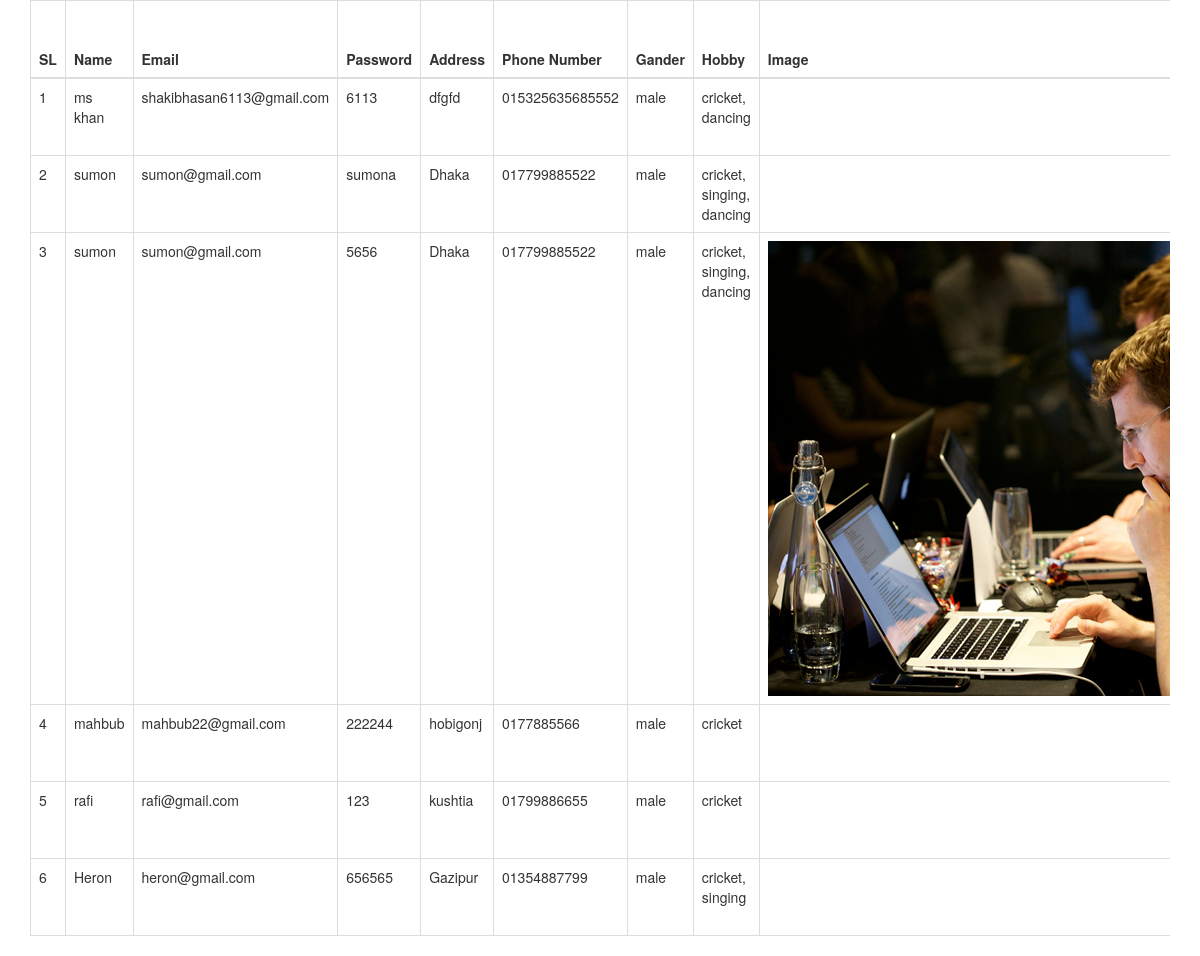
The page / on the database its author committed.
### tables this page shows
CREATE TABLE `user_info` (
  `id` int(11) NOT NULL,
  `name` varchar(30) NOT NULL,
  `email` varchar(30) NOT NULL,
  `password` varchar(30) NOT NULL,
  `address` varchar(40) NOT NULL,
  `mobile` varchar(40) NOT NULL,
  `gender` varchar(40) NOT NULL,
  `hobby` varchar(40) NOT NULL,
  `image_name` varchar(40) NOT NULL,
  `dob` varchar(40) NOT NULL
);

### index.php (the view, shortened to what this page needs)
<?php
$db = new PDO('mysql:host=localhost;dbname=bitm-joy;charset=utf8mb4', 'root', '');
 $query = "SELECT * FROM `user_info`";
 $stmt = $db->query($query);
 $data = $stmt->fetchAll(PDO::FETCH_ASSOC);
?>
<!DOCTYPE html>
<html lang="en">
<head>
    <link rel="stylesheet" href="css/bootstrap.min.css">
    <link rel="stylesheet" href="css/bootstrap-theme.css">
    <link rel="stylesheet" href="css/style.css">
</head>
<body>
    <div class="container">
        <div class="table-responsive">
    <table class="table table-bordered">
        <thead>
            <tr>
                <th>SL</th>
                <th>Name</th>
                <th>Email</th>
                <th>Password</th>
                <th>Address</th>
                <th>Phone Number</th>
                <th>Gander</th>
                <th>Hobby</th>
                <th>Image</th>
            </tr>
        </thead>
        <tbode>
           <?php
            $sl = 0;
            foreach($data as $user){
            $sl++;
            ?>
            <tr>
                <td><?php echo $sl; ?></td>
                <td><?php echo $user['name']; ?></td>
                <td><?php echo $user['email']; ?></td>
                <td><?php echo $user['password']; ?></td>
                <td><?php echo $user['address']; ?></td>
                <td><?php echo $user['mobile']; ?></td>
                <td><?php echo $user['gender']; ?></td>
                <td><?php echo $user['hobby']; ?></td>
                <td><img src="uploads/<?php echo $user['image_name']; ?>" alt=""></td>
            </tr>
            <?php } ?>
        </tbode>
    </table>
        </div>
    </div>
</body>
</html>

### css/style.css (style rules this page uses)
table tr td { padding: 6px 2px; }

### rows shown on the page
user_info: name "ms khan", email "shakibhasan6113@gmail.com", password "6113", address "dfgfd", mobile "015325635685552", gender "male", hobby "cricket, dancing"
user_info: name "sumon", email "sumon@gmail.com", password "sumona", address "Dhaka", mobile "017799885522", gender "male", hobby "cricket, singing, dancing"
user_info: name "sumon", email "sumon@gmail.com", password "5656", address "Dhaka", mobile "017799885522", gender "male", hobby "cricket, singing, dancing", image_name (picture)
user_info: name "mahbub", email "mahbub22@gmail.com", password "222244", address "hobigonj", mobile "0177885566", gender "male", hobby "cricket"
user_info: name "rafi", email "rafi@gmail.com", password "123", address "kushtia", mobile "01799886655", gender "male", hobby "cricket"
user_info: name "Heron", email "heron@gmail.com", password "656565", address "Gazipur", mobile "01354887799", gender "male", hobby "cricket, singing"
